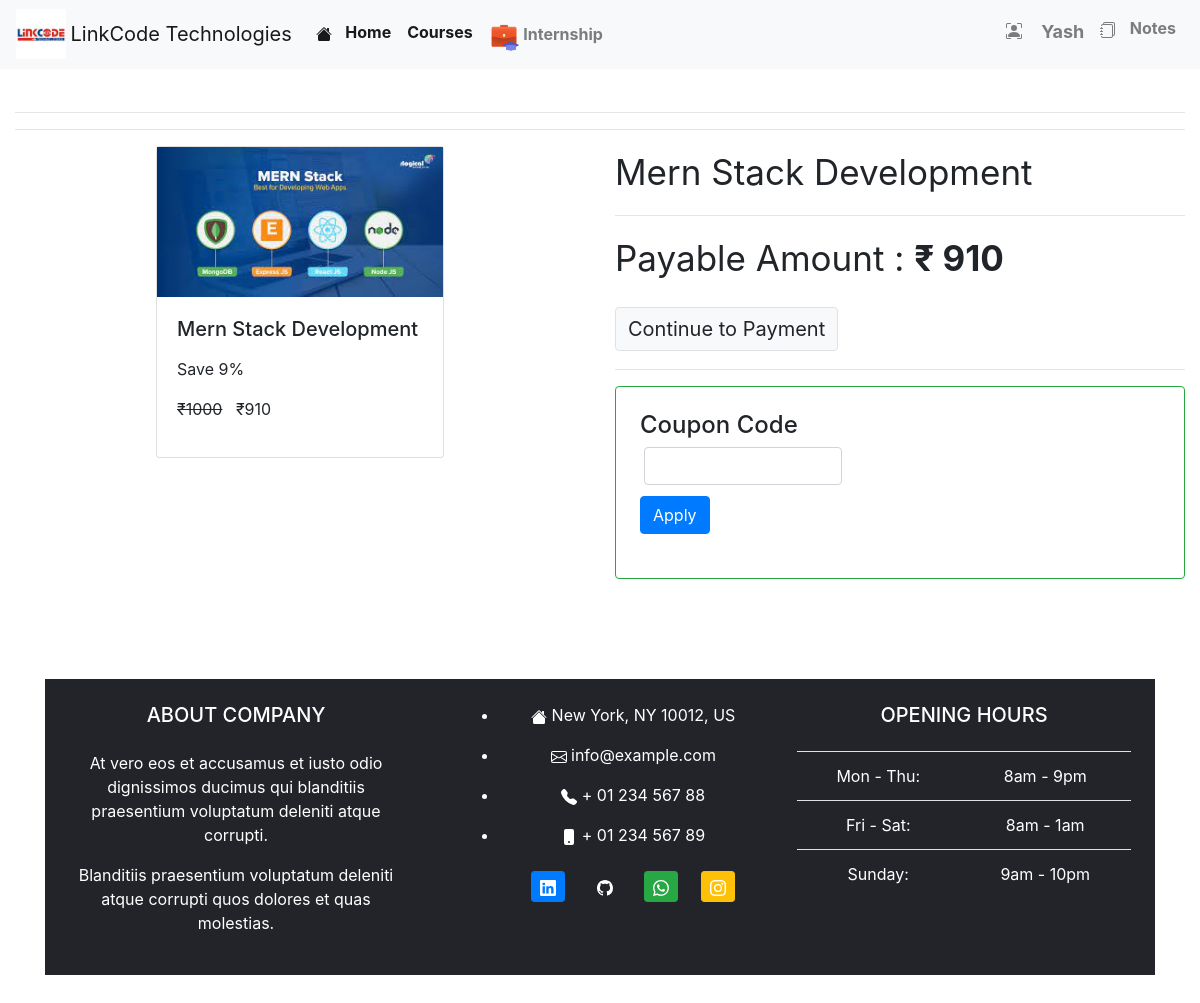
/checkout/express_js_and_mongo_db (signed in), run on the app's committed database.
### courses/models/course.py (models this page shows, shortened)
class Course(models.Model):
    name = models.CharField(max_length=100, null=False)
    slug = models.CharField(max_length=100, null=False, unique=True)
    description = models.CharField(max_length=250, null=True)
    price = models.IntegerField(null=False)
    discount = models.IntegerField(null=False, default=0)
    active = models.BooleanField(default=False)
    thumbnail = models.ImageField(upload_to="files/thumbnail")
    date = models.DateTimeField(auto_now_add=True)
    resource = models.FileField(upload_to="files/resource")
    length = models.IntegerField(null=False)

### courses/views/checkout.py (the view, shortened to what this page needs)
# urls.py: path('checkout/<str:slug>', checkout.checkout2, name='checkout'),
def checkout2(request, slug):
    print(request.user.is_authenticated)
    course = Course.objects.get(slug=slug)
    user = None
    if request.user.is_authenticated is False:
        return redirect('login')
    user = request.user
    action = request.GET.get('action')
    couponcode = request.GET.get('couponcode')
    couponcodeerror = None
    order = None
    payment = None
    error = None
    amount = None
    coupon = None
    try:
        user_course = UserCourse.objects.get(user=user, course=course)
        error = "You are Already enrolled in this course"
    except:
        pass
    if error is None:
        amount = int((course.price - (course.price * course.discount * 0.01)) * 100)
    if amount == 0:
        userCourse = UserCourse(user=user, course=course)
        userCourse.save()
        return redirect('mycourses')
    return render(request, template_name='courses/check_out.html',
                  context={'course': course, 'order': order, 'payment': payment, 'user': user, 'error': error,
                           'couponcodeerror': couponcodeerror, 'coupon': coupon})

### courses/templatetags/course_custom_tags.py (called while the page is built)
@register.simple_tag
def cal_sellprice(price, discount):
    if discount is None or discount is 0:
        return price
    sellprice = price
    sellprice = price - (price * discount * 0.01)
    return math.floor(sellprice)

@register.filter
def rupee(price):
    return f'₹{price}'

### courses/templates/courses/check_out.html (shortened to what this page needs)
{% extends 'courses/base.html' %}
{% load course_custom_tags %}
{% block content %}
<div class="container-fluid">
   <br>
   <br>
   <hr>
   <hr>
   <div class="row">
      <div class="col">
         <div class="card mx-auto" style="width: 18rem;">
            <img class="card-image-top" src="{{course.thumbnail.url}}" alt="Card image cap">
            <div class="card-body">
               <h5 class="card-title">{{course.name}}</h5>
               <p class="card-text">
               <p>Save {{course.discount}}%</p>
               <p class="price"> <del>{{course.price|rupee}}</del>
                  <span> {% cal_sellprice course.price course.discount as value %}{{value|rupee}}</span>
               </p>
               </p>
            </div>
         </div>
      </div>
      <div class="col" style="font-size: 35px">
         {{course.name}}
         <hr>
         {% if coupon %}
         <p class="alert alert-success border" style="font-size : 20px;">
            Coupon Code Applied Successfully
            You Have Got {{coupon.discount}}% Discount
         </p>
         <br>
         <p>Payable Amount : <b>₹ {% cal_sellprice course.price coupon.discount as value%}{{value}}</b></p>
         <a class="btn btn-light border" style="font-size:20px" href="?action=create_payment&couponcode={{coupon.code}}">Continue to Payment</a>
         {% else %}
         <p>Payable Amount : <b>₹ {% cal_sellprice course.price course.discount as value%}{{value}}</b></p>
         <a class="btn btn-light border" style="font-size:20px" href="?action=create_payment">Continue to Payment</a>
         {% endif %}
         <hr>
         <div class="border p-4 rounded border-success">
            <h4>Coupon Code</h4>
            <form action="" method="get">
               <div class="col-lg-5" style="padding-left : 4px;">
                  <input type="text" name="couponcode" class="form-control" id="">
               </div>
               <div class="form-group">
                  <input type="submit" value="Apply" class="btn btn-primary">
               </div>
            </form>
         </div>
         <br>
      </div>
   </div>
</div>
{% endblock %}

### courses/templates/courses/base.html (shortened to what this page needs)
<!doctype html>
<html lang="en">
   <head>
      <link rel="stylesheet" href="https://cdn.jsdelivr.net/npm/bootstrap@4.3.1/dist/css/bootstrap.min.css">
   </head>
   <body oncontextmenu="return false;">
      <nav class="navbar fixed-top navbar-expand-lg navbar-light bg-light">
         <img style="height : 50px">
         &nbsp;<a class="navbar-brand" href="/">LinkCode Technologies</a>
         <div class="collapse navbar-collapse" id="navbarTogglerDemo02">
            <ul class="navbar-nav mr-auto mt-2 mt-lg-0">
               <li class="nav-item active">
                  <a class="nav-link" href="/" style="padding-top : 10px;">
                     &nbsp;&nbsp;<b>Home</b> <span class="sr-only">(current)</span>
                  </a>
               </li>
               <li class="nav-item active">
                  <a class="nav-link" href="/home" style="padding-top : 10px;"><b>Courses</b> <span class="sr-only">(current)</span></a>
               </li>
               {% if request.user.is_authenticated %}
               <li class="nav-item" style="padding-top:3px;">
                  <a class="nav-link" href="/internship"><img style="height:30px;">
<b>Internship</b></a>
               </li>
               {% endif %}
            </ul>
            <ul class="navbar-nav ml-auto">
               {% if request.user.is_authenticated %}
                <div class="dropdown">
                 <h4  type="" id="dropdownMenuButton1" data-bs-toggle="dropdown" aria-expanded="false">
               <li class="nav-item" >
                  <a class="nav-link" href="#">
                     &nbsp;&nbsp;<b style="font-size:18px;">{{request.user}}</b>
                  </a>
               </li>
                 </h4>
               </div>
               <li class="nav-item">
                  <a class="nav-link" href="/notes">
                     &nbsp;&nbsp;<b style="padding-top:15px;">Notes</b>
                  </a>
               </li>
               {% endif %}
            </ul>
         </div>
      </nav>
      {% block content %}
      {% endblock %}
      <div class="container my-5">
         <footer class="text-white text-center text-lg-start" style="background-color: #23242a;">
            <div class="container p-4">
               <div class="row mt-6">
                  <div class="col-lg-4 col-md-12 mb-4 mb-md-0">
                     <h5 class="text-uppercase mb-4">About company</h5>
                     <p>
                        At vero eos et accusamus et iusto odio dignissimos ducimus qui blanditiis praesentium
                        voluptatum deleniti atque corrupti.
                     </p>
                     <p>
                        Blanditiis praesentium voluptatum deleniti atque corrupti quos dolores et quas
                        molestias.
                     </p>
                  </div>
                  <div class="col-lg-4 col-md-6 mb-4 mb-md-0">
                     <ul class="fa-ul" style="margin-left: 1.65em;">
                        <li class="mb-3">
                           <span class="fa-li"></span><span class="ms-2">New York, NY 10012, US</span>
                        </li>
                        <li class="mb-3">
                           <span class="fa-li"></span><span class="ms-2">info@example.com</span>
                        </li>
                        <li class="mb-3">
                           <span class="fa-li"></span><span class="ms-2">+ 01 234 567 88</span>
                        </li>
                        <li class="mb-3">
                           <svg xmlns="http://www.w3.org/2000/svg" width="16" height="16" fill="currentColor" class="bi bi-phone-fill" viewBox="0 0 16 16">
                              <path d="M3 2a2 2 0 0 1 2-2h6a2 2 0 0 1 2 2v12a2 2 0 0 1-2 2H5a2 2 0 0 1-2-2V2zm6 11a1 1 0 1 0-2 0 1 1 0 0 0 2 0z"/>
                           </svg>
                           <span class="fa-li"></span><span class="ms-2">+ 01 234 567 89</span>
                        </li>
                        <div class="mt-4">
                           <a type="button" class="btn btn-floating btn-primary btn-sm">
                           </a>
                           <a type="button" class="btn btn-floating btn-black btn-sm">
                           </a>
                           <a type="button" class="btn btn-floating btn-success btn-sm" href="https://www.instagram.com/">
                           </a>
                           <a type="button" class="btn btn-floating btn-warning btn-sm">
                           </a>
                        </div>
                     </ul>
                  </div>
                  <div class="col-lg-4 col-md-6 mb-4 mb-md-0">
                     <h5 class="text-uppercase mb-4">Opening hours</h5>
                     <table class="table text-center text-white">
                        <tbody class="font-weight-normal">
                           <tr>
                              <td>Mon - Thu:</td>
                              <td>8am - 9pm</td>
                           </tr>
                           <tr>
                              <td>Fri - Sat:</td>
                              <td>8am - 1am</td>
                           </tr>
                           <tr>
                              <td>Sunday:</td>
                              <td>9am - 10pm</td>
                           </tr>
                        </tbody>
                     </table>
                  </div>
               </div>
            </div>
         </footer>
      </div>
   </body>
</html>

### data on the page
Course: thumbnail (picture), name "Mern Stack Development", discount "9", price "₹1000"

### other printed values
{{ request.user }} "Yash"
{{ value|rupee }} "₹910"
{{ value }} "910"
